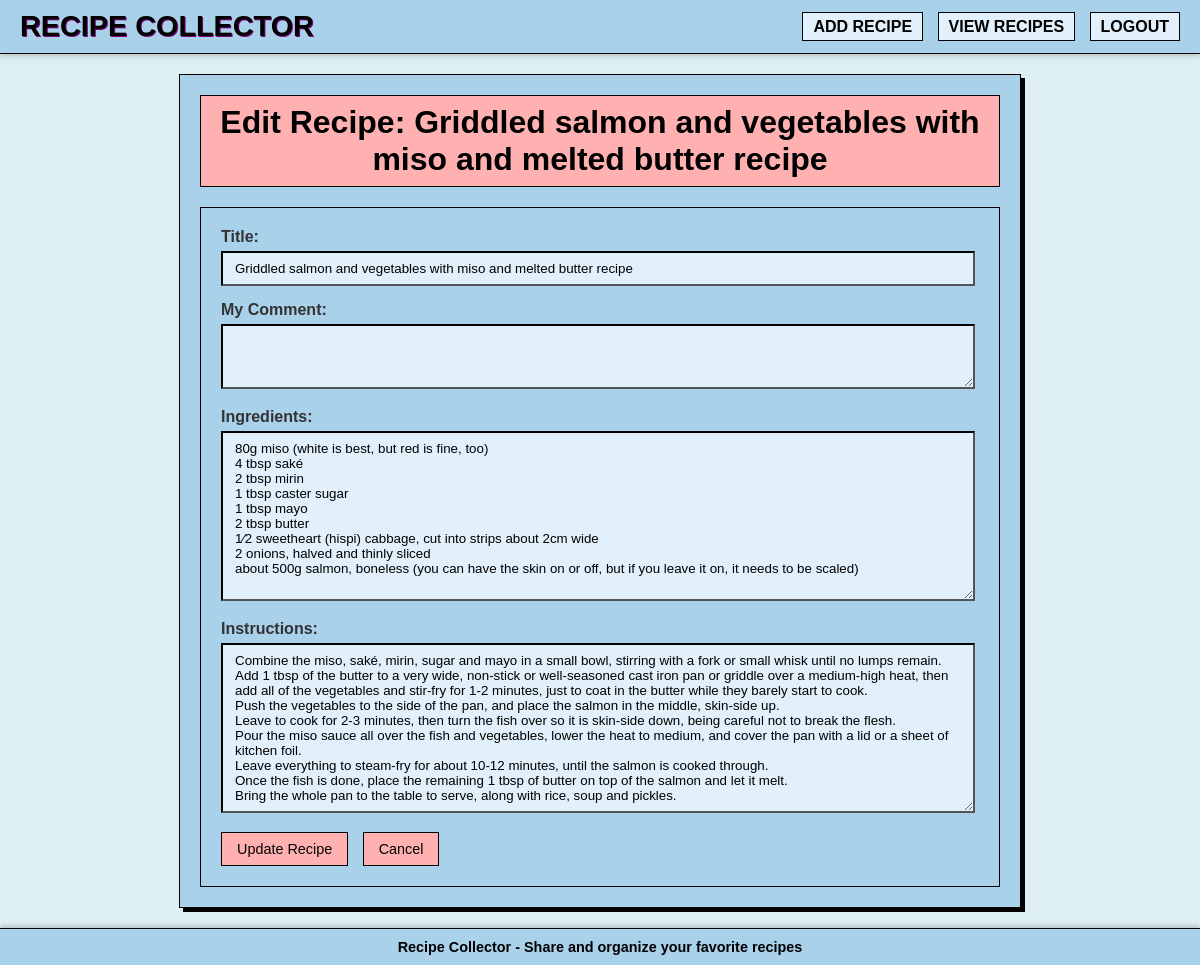
The page /edit_recipe/5 (signed in) on the database its author committed.
### app.py (models this page shows, shortened)
class Recipe(db.Model):
    __tablename__ = 'recipe'  # Explicitly set table name
    id = db.Column(db.Integer, primary_key=True)
    title = db.Column(db.String(200), nullable=False)
    ingredients = db.Column(db.Text, nullable=False)
    instructions = db.Column(db.Text, nullable=False)
    source_url = db.Column(db.String(500), nullable=False)
    source_name = db.Column(db.String(200), nullable=False)
    image_url = db.Column(db.String(500), nullable=True)
    created_at = db.Column(db.DateTime, default=datetime.utcnow)
    my_comment = db.Column(db.Text, nullable=True)  # New field for your personal comment

### app.py (the view, shortened to what this page needs)
@app.route('/edit_recipe/<int:recipe_id>', methods=['GET', 'POST'])
def edit_recipe(recipe_id):
    if not session.get('logged_in'):
        abort(403)
    recipe = Recipe.query.get_or_404(recipe_id)
    return render_template('edit_recipe.html', recipe=recipe, logged_in=session.get('logged_in', False))

### templates/edit_recipe.html (shortened to what this page needs)
{% extends "base.html" %}
{% block content %}
<div class="edit-recipe-container">
    <h1 class="page-title">Edit Recipe: {{ recipe.title }}</h1>
    {% if not logged_in %}
    <div class="alert alert-warning alert-90s">
        Please <a href="{{ url_for('login') }}">log in</a> to edit recipes.
    </div>
    {% else %}
    <form action="{{ url_for('edit_recipe', recipe_id=recipe.id) }}" method="post" class="edit-recipe-form">
        <div class="form-group">
            <label for="title" class="form-label-90s">Title:</label>
            <input type="text" name="title" id="title" class="form-control-90s" value="{{ recipe.title }}" required>
        </div>
        <div class="form-group">
            <label for="my_comment" class="form-label-90s">My Comment:</label>
            <textarea name="my_comment" id="my_comment" class="form-control-90s" rows="3">{{ recipe.my_comment or '' }}</textarea>
        </div>
        <div class="form-group">
            <label for="ingredients" class="form-label-90s">Ingredients:</label>
            <textarea name="ingredients" id="ingredients" class="form-control-90s" rows="10" required>{{ recipe.ingredients }}</textarea>
        </div>
        <div class="form-group">
            <label for="instructions" class="form-label-90s">Instructions:</label>
            <textarea name="instructions" id="instructions" class="form-control-90s" rows="10" required>{{ recipe.instructions }}</textarea>
        </div>
        <button type="submit" class="btn-90s-primary">Update Recipe</button>
        <a href="{{ url_for('recipe_detail', recipe_id=recipe.id) }}" class="btn-90s-secondary">Cancel</a>
    </form>
    {% endif %}
</div>
{% endblock %}

### templates/base.html (style rules this page uses)
body { background-color: #ddeff2; font-family: 'Arial', sans-serif; color: #000; margin: 0; padding: 0; display: flex; flex-direction: column; min-height: 100vh; }

### templates/edit_recipe.html (style rules this page uses)
.edit-recipe-container { max-width: 800px; margin: 20px auto; padding: 20px; border: 1px solid #000; background-color: #a9d1ea; box-shadow: 4px 4px #000; }
.page-title { color: #000; background-color: #ffb1b1; padding: 8px; border: 1px solid #000; text-align: center; font-weight: bold; font-size: 2em; margin-top: 0; margin-bottom: 20px; }
.edit-recipe-form { background: #a9d1ea; padding: 20px; border: 1px solid #000; }
.form-group { margin-bottom: 15px; }
.form-label-90s { display: block; margin-bottom: 5px; font-weight: bold; color: #333; }
.form-control-90s { width: calc(100% - 4px); padding: 8px 12px; border: 2px inset #000; background-color: #e1f0fa; font-family: 'Arial', sans-serif; color: #000; box-sizing: border-box; }
textarea.form-control-90s { resize: vertical; }
.btn-90s-primary, .btn-90s-secondary { background-color: #ffb1b1; color: #000; padding: 8px 15px; font-size: 0.9em; border: 1px solid #000; border-radius: 0; cursor: pointer; transition: none; font-family: 'Arial', sans-serif; text-decoration: none; display: inline-block; margin-right: 10px; }

### rows shown on the page
Recipe: title "Griddled salmon and vegetables with miso and melted butter recipe", ingredients "80g miso (white is best, but red is fine, too) 4 tbsp saké 2 tbsp mirin 1 tbsp caster sugar 1 tbsp mayo 2 tbsp butter 1⁄2 sweetheart (hispi) cabbage, cut into strips about 2cm wide 2 onions, halved and thinly sliced about 500g salmon, boneless (you can have the skin on or off, but if you leave it on, it needs to be scaled)", instructions "Combine the miso, saké, mirin, sugar and mayo in a small bowl, stirring with a fork or small whisk until no lumps remain. Add 1 tbsp of the butter to a very wide, non-stick or well-seasoned cast iron pan or griddle over a medium-high heat, then add all of the vegetables and stir-fry for 1-2 minutes, just to coat in the butter while they barely start to cook. Push the vegetables to the side of the pan, and place the salmon in the middle, skin-side up. Leave to cook for 2-3 minutes, then turn the fish over so it is skin-side down, being careful not to break the flesh. Pour the miso sauce all over the fish and vegetables, lower the heat to medium, and cover the pan with a lid or a sheet of…"
